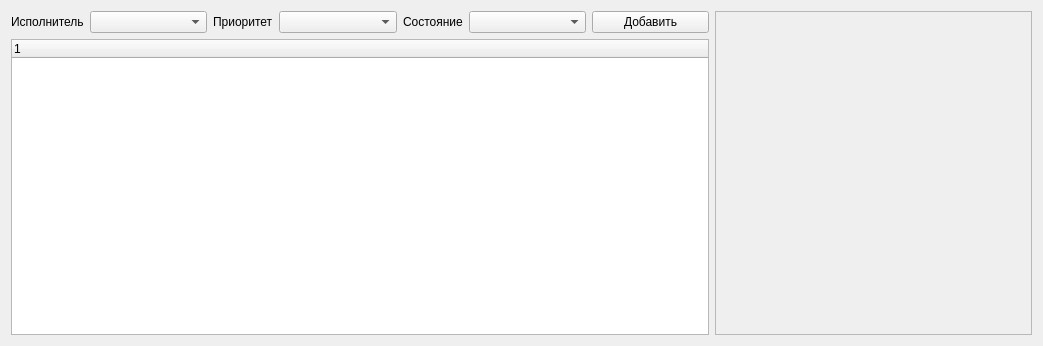
<?xml version="1.0" encoding="UTF-8"?>
<ui version="4.0">
 <class>TasksViewWidget</class>
 <widget class="QWidget" name="TasksViewWidget">
  <property name="geometry">
   <rect>
    <x>0</x>
    <y>0</y>
    <width>1043</width>
    <height>346</height>
   </rect>
  </property>
  <property name="windowTitle">
   <string>Form</string>
  </property>
  <layout class="QHBoxLayout" name="horizontalLayout_2">
   <item>
    <layout class="QVBoxLayout" name="verticalLayout">
     <item>
      <layout class="QHBoxLayout" name="horizontalLayout">
       <item>
        <widget class="QLabel" name="label">
         <property name="text">
          <string>Исполнитель</string>
         </property>
        </widget>
       </item>
       <item>
        <widget class="QComboBox" name="member_box">
         <property name="sizePolicy">
          <sizepolicy hsizetype="Expanding" vsizetype="Fixed">
           <horstretch>0</horstretch>
           <verstretch>0</verstretch>
          </sizepolicy>
         </property>
        </widget>
       </item>
       <item>
        <widget class="QLabel" name="label_2">
         <property name="text">
          <string>Приоритет</string>
         </property>
        </widget>
       </item>
       <item>
        <widget class="QComboBox" name="priority_box">
         <property name="sizePolicy">
          <sizepolicy hsizetype="Expanding" vsizetype="Fixed">
           <horstretch>0</horstretch>
           <verstretch>0</verstretch>
          </sizepolicy>
         </property>
        </widget>
       </item>
       <item>
        <widget class="QLabel" name="label_3">
         <property name="text">
          <string>Состояние</string>
         </property>
        </widget>
       </item>
       <item>
        <widget class="QComboBox" name="status_box">
         <property name="sizePolicy">
          <sizepolicy hsizetype="Expanding" vsizetype="Fixed">
           <horstretch>0</horstretch>
           <verstretch>0</verstretch>
          </sizepolicy>
         </property>
        </widget>
       </item>
       <item>
        <widget class="QPushButton" name="add_button">
         <property name="sizePolicy">
          <sizepolicy hsizetype="Expanding" vsizetype="Fixed">
           <horstretch>0</horstretch>
           <verstretch>0</verstretch>
          </sizepolicy>
         </property>
         <property name="text">
          <string>Добавить</string>
         </property>
        </widget>
       </item>
      </layout>
     </item>
     <item>
      <widget class="QTreeWidget" name="tasks_list">
       <column>
        <property name="text">
         <string notr="true">1</string>
        </property>
       </column>
      </widget>
     </item>
    </layout>
   </item>
   <item>
    <widget class="QFrame" name="side_info">
     <property name="minimumSize">
      <size>
       <width>317</width>
       <height>0</height>
      </size>
     </property>
     <property name="maximumSize">
      <size>
       <width>317</width>
       <height>16777215</height>
      </size>
     </property>
     <property name="frameShape">
      <enum>QFrame::StyledPanel</enum>
     </property>
     <property name="frameShadow">
      <enum>QFrame::Raised</enum>
     </property>
    </widget>
   </item>
  </layout>
 </widget>
 <resources/>
 <connections/>
</ui>
